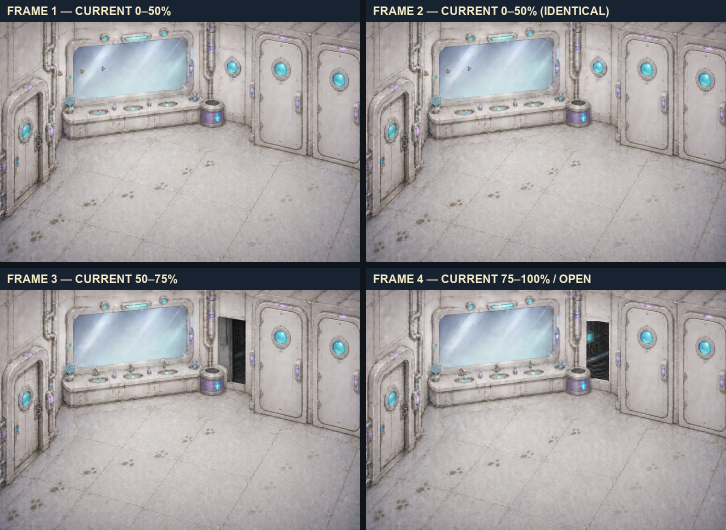
#> input picture tmp/stage4-secret-panel/secret-panel-current-exact-four-frames.png, 1452 x 1060 px, given in place of bathroom-background-faucets-clean-v1.png, which was not available (shown at 1/2 size)
$ python build_artgen_panel_animation.py
#> lines starting #> are read from the running program, lines starting #| are printed output that depends on the picture; after the words box and inside, x2 and y2 are one past the last pixel; in counts of white or black regions, pixels touching at a corner belong together; pictures that were not available may be replaced by others from this repository, and a replacement may not be noted
from collections import deque
from pathlib import Path

from PIL import Image, ImageChops, ImageDraw, ImageFilter


ROOT = Path(__file__).resolve().parents[2]
ASSETS = ROOT / "assets" / "stage4" / "level4-bathroom"
VIS = Path(r"C:\Users\RyanKamemoto\.codex\visualizations\2026\07\12\019f55d9-5ed2-77c1-bf66-3d0a3cebfacc")

BASE_PATH = ASSETS / "bathroom-background-faucets-clean-v1.png"
GENERATED_PATH = ASSETS / "bathroom-secret-panel-open-artgen-v1.png"
OLD_SHEET_PATH = ASSETS / "bathroom-secret-panel-animation-approved-v6.png"
TRASH_PATH = ASSETS / "bathroom-secret-panel-trash-foreground-v2.png"

OPEN_FRAME_PATH = ASSETS / "bathroom-secret-panel-open-artgen-local-v1.png"
OPEN_MASK_PATH = ASSETS / "bathroom-secret-panel-open-artgen-mask-v1.png"
SHEET_PATH = ASSETS / "bathroom-secret-panel-animation-artgen-clean-v1.png"
PROOF_PATH = VIS / "secret-panel-artgen-localized-proof-v1.png"

CANVAS_SIZE = (960, 640)
ROI = (565, 55, 670, 265)
SEED = (620, 145)
OLD_BOX = (580, 70, 655, 250)
OLD_FRAME_SIZE = (75, 180)
FRAME_COUNT = 16


def color_distance(left, right):
    return sum(abs(left[index] - right[index]) for index in range(3))


base = Image.open(BASE_PATH).convert("RGBA").resize(CANVAS_SIZE, Image.Resampling.LANCZOS)
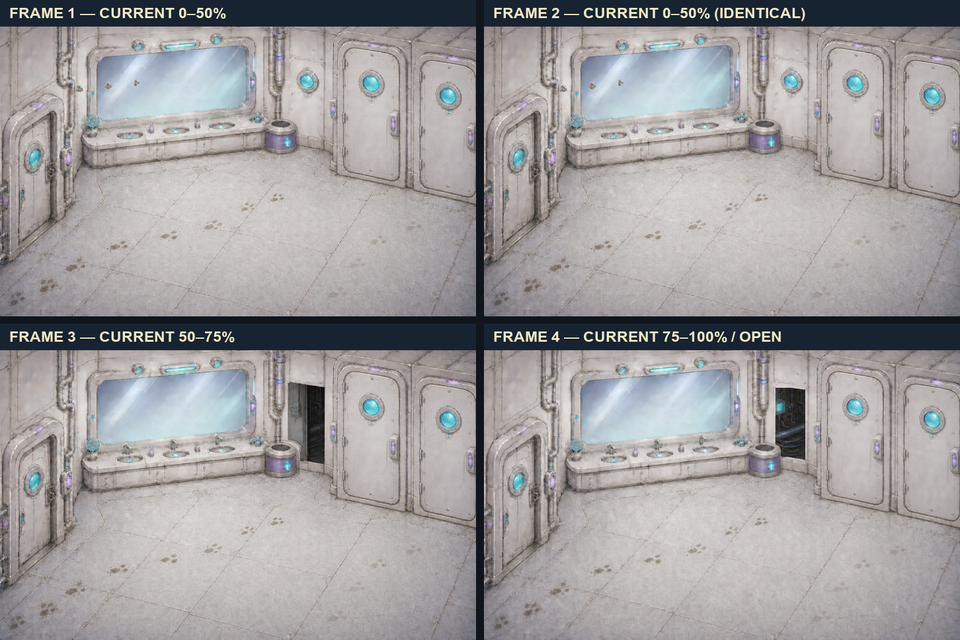
#> base: PIL image 960x640 RGBA; mean R, G, B, A 160.6, 157.6, 158.8, 255
generated = Image.open(GENERATED_PATH).convert("RGBA").resize(CANVAS_SIZE, Image.Resampling.LANCZOS)
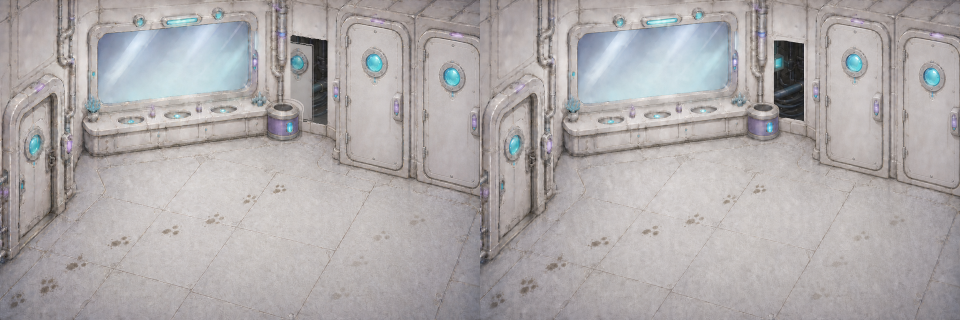
#> input picture tmp/stage4-secret-panel/secret-panel-current-frame3-frame4-contact-v1.png, 1920 x 640 px, given in place of bathroom-secret-panel-open-artgen-v1.png, which was not available (shown at 1/2 size)
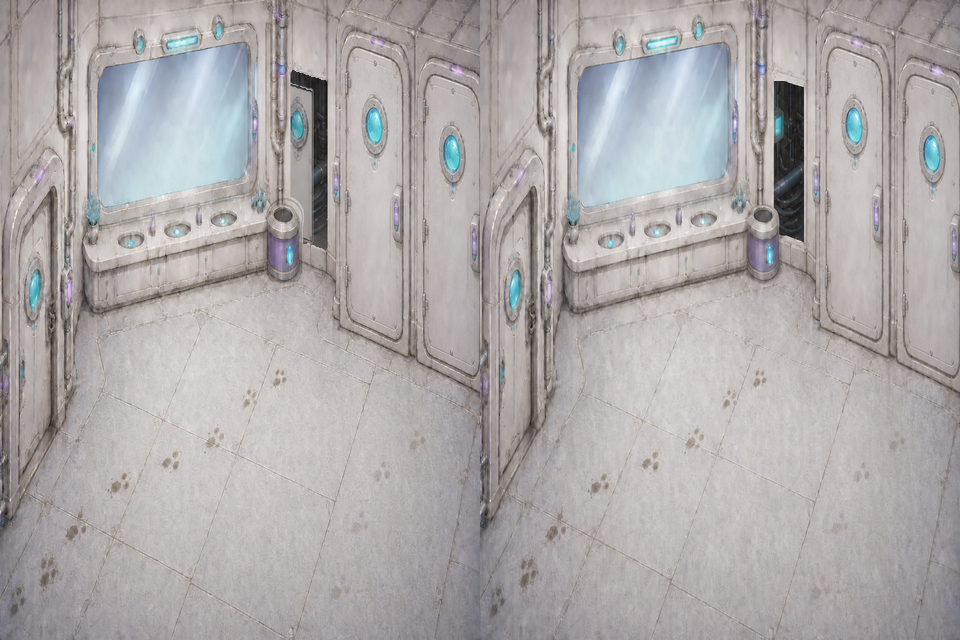
#> generated: PIL image 960x640 RGBA; mean R, G, B, A 174, 169.7, 170, 255

base_pixels = base.load()
generated_pixels = generated.load()
x0, y0, x1, y1 = ROI

# Identify only the newly generated dark cavity. The connected-component test
# prevents nearby door shadows and pipes from entering the mask.
candidate = set()
for y in range(y0, y1):
    for x in range(x0, x1):
        source = base_pixels[x, y]
        edited = generated_pixels[x, y]
        luminance = edited[0] * .2126 + edited[1] * .7152 + edited[2] * .0722
        source_luminance = source[0] * .2126 + source[1] * .7152 + source[2] * .0722
        difference = color_distance(source, edited)
        if luminance < 142 and (difference > 82 or source_luminance - luminance > 35):
            candidate.add((x, y))
#> after the loop, candidate = 1009 items

# Find the candidate pixel nearest the center seed, then retain its component.
start = min(candidate, key=lambda point: (point[0] - SEED[0]) ** 2 + (point[1] - SEED[1]) ** 2)
#> start = (578, 132)
component = set()
queue = deque([start])
while queue:
    point = queue.popleft()
    if point in component or point not in candidate:
        continue
    component.add(point)
    x, y = point
    queue.extend(((x - 1, y), (x + 1, y), (x, y - 1), (x, y + 1)))
#> this loop made 13 passes
#> point on passes 2, 3, 5, 6, 7, 9, 10, 11, 12, 13: (577, 132), (579, 132), (578, 133), (577, 131), (579, 131), (578, 132), (577, 130), (579, 130), (578, 129), (578, 131)
#> (point, y) on passes 1, 4, 8: ((578, 132), 132), ((578, 131), 131), ((578, 130), 130)
#> after the loop, component = 3 items

mask = Image.new("L", CANVAS_SIZE, 0)
#> mask: PIL image 960x640 L; every value is 0
mask_pixels = mask.load()
for x, y in component:
    mask_pixels[x, y] = 255
#> this loop made 3 passes
#> y on passes 1 to 3: 132, 130, 131

# Close tiny detection gaps and fill the interior so the generated cyan screen
# and pipes remain part of the opening. Keep the exterior silhouette produced
# by the art generator.
mask = mask.filter(ImageFilter.MaxFilter(5)).filter(ImageFilter.MinFilter(5))
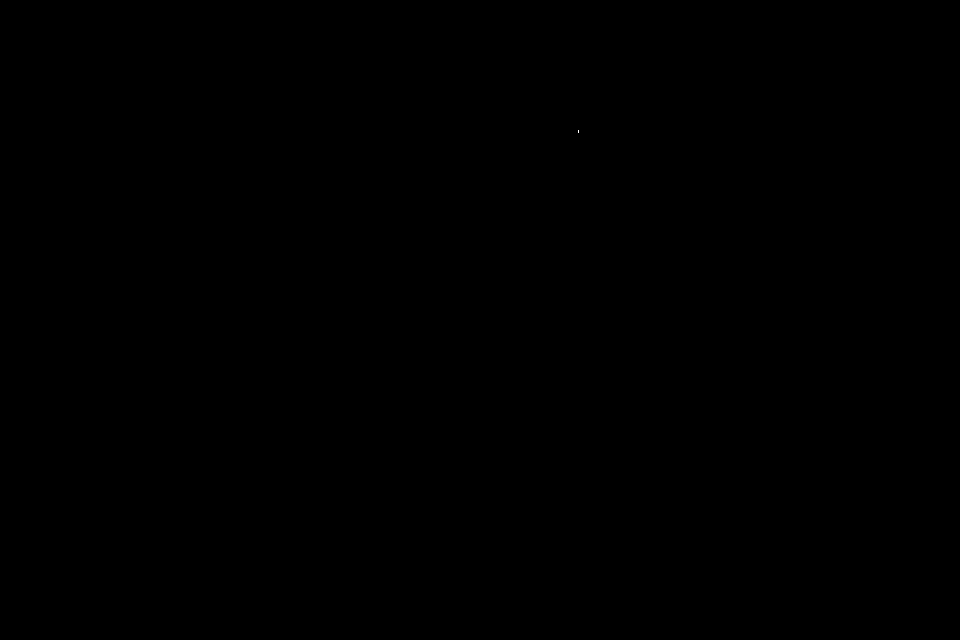
#> mask: PIL image 960x640 L; 0% white in thin lines or dots, all inside (x1, y1, x2, y2) = (578, 130, 579, 133)
component_box = mask.getbbox()
#> component_box = (578, 130, 579, 133)
if component_box is None:
    raise RuntimeError("Could not isolate the generated crawlspace opening")

local = mask.crop(component_box)
local_pixels = local.load()
width, height = local.size
#> width = 1; height = 3
outside = set()
queue = deque()
for x in range(width):
    queue.extend(((x, 0), (x, height - 1)))
for y in range(height):
    queue.extend(((0, y), (width - 1, y)))
while queue:
    x, y = queue.popleft()
    if (x, y) in outside or local_pixels[x, y] != 0:
        continue
    outside.add((x, y))
    for nx, ny in ((x - 1, y), (x + 1, y), (x, y - 1), (x, y + 1)):
        if 0 <= nx < width and 0 <= ny < height:
            queue.append((nx, ny))
#> after the loop, outside = 0 items
for y in range(height):
    for x in range(width):
        if local_pixels[x, y] == 0 and (x, y) not in outside:
            local_pixels[x, y] = 255
mask.paste(local, component_box[:2])

# Remove the thin generated metal fringe that carried a few top bolts and the
# one-pixel right-side seam. The opening itself continues underneath the trash
# can; the original extracted trash sprite is composited back above it later.
component_box = mask.getbbox()
mask_draw = ImageDraw.Draw(mask)
mask_draw.rectangle(
    (component_box[0], component_box[1], component_box[2] - 1, component_box[1] + 3),
    fill=0,
)
mask_draw.rectangle(
    (component_box[2] - 2, component_box[1], component_box[2] - 1, component_box[3] - 1),
    fill=0,
)
component_box = mask.getbbox()
#> component_box = None

open_layer = generated.copy()
open_layer.putalpha(mask)
open_layer.save(OPEN_FRAME_PATH)
mask.save(OPEN_MASK_PATH)

# Union the existing animation area with the generated final opening.
union_box = (
#> (the run stopped early here; a loop or call above may not have finished)
